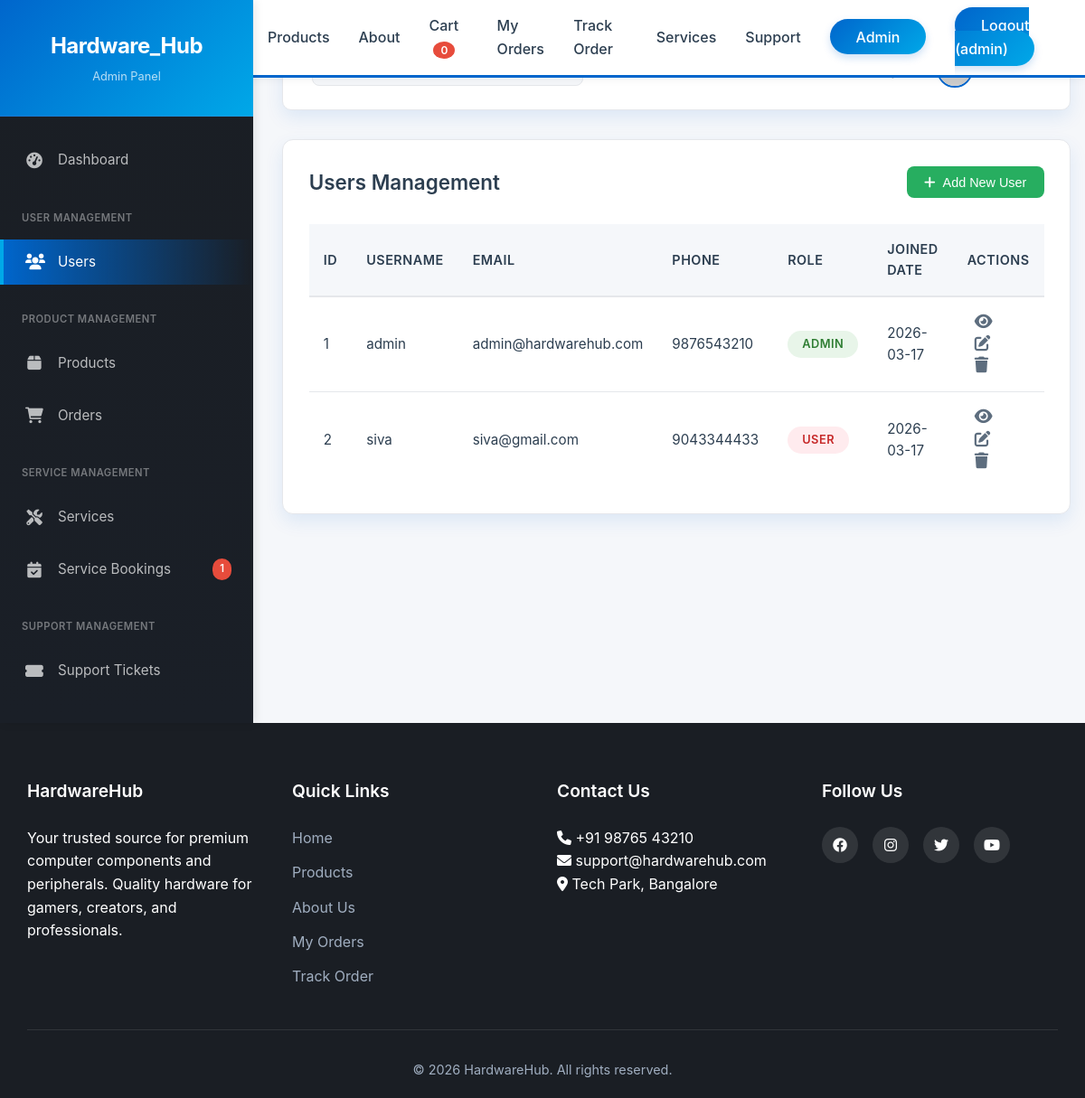
Before: /admin/users (signed in) with the older database file.
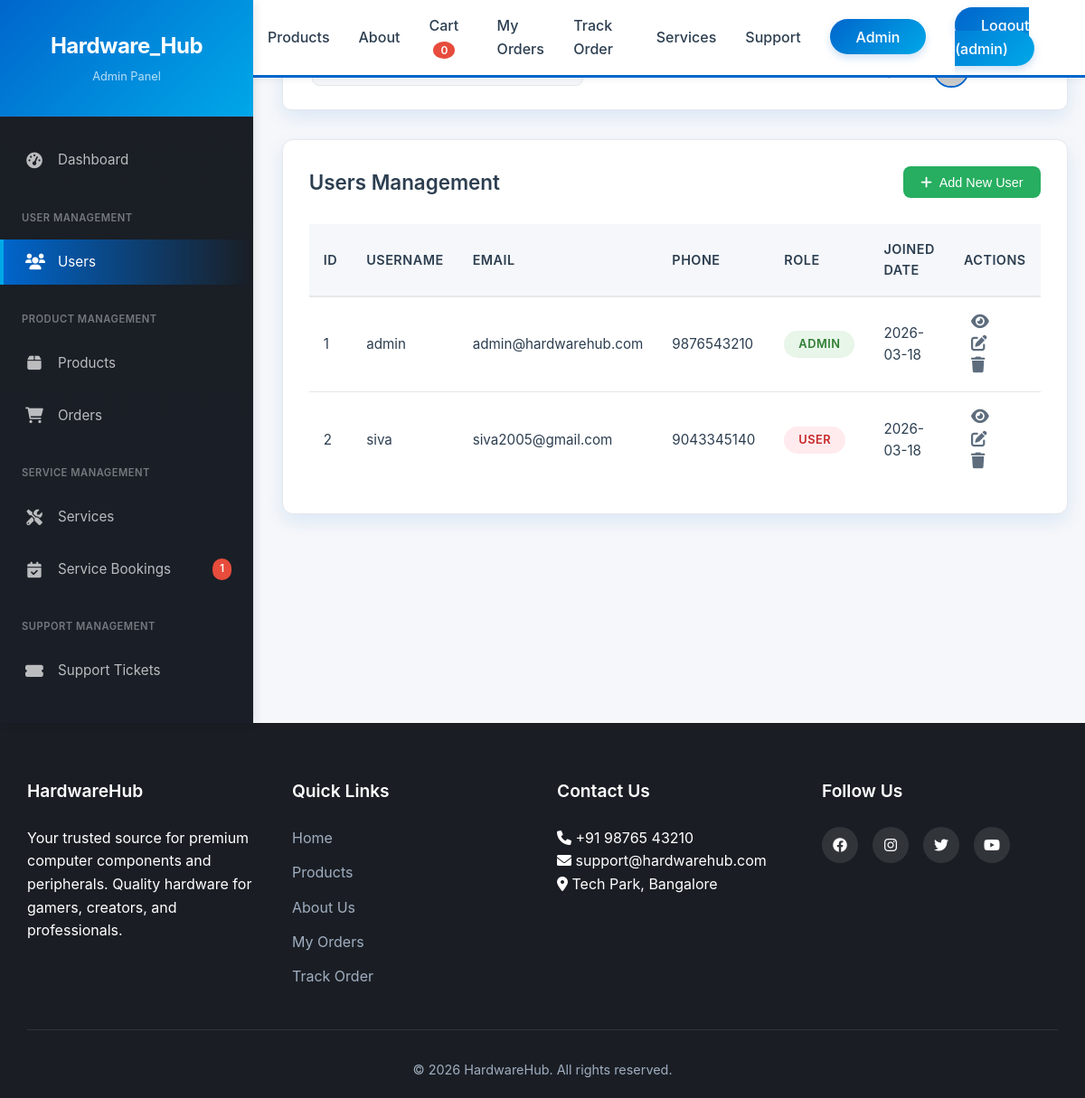
After: the same page with the newer database file.
### app.py (models this page shows, shortened)
class User(UserMixin, db.Model):
    id = db.Column(db.Integer, primary_key=True)
    username = db.Column(db.String(80), unique=True, nullable=False)
    email = db.Column(db.String(120), unique=True, nullable=False)
    password_hash = db.Column(db.String(200), nullable=False)
    phone = db.Column(db.String(15))
    address = db.Column(db.Text)
    is_admin = db.Column(db.Boolean, default=False)
    created_at = db.Column(db.DateTime, default=datetime.utcnow)
    orders = db.relationship('Order', backref='user', lazy=True)
    service_bookings = db.relationship('ServiceBooking', backref='user', lazy=True)
    support_tickets = db.relationship('SupportTicket', backref='user', lazy=True)

### app.py (the view)
@app.route('/admin/users')
@login_required
@admin_required
def admin_users():
    users = User.query.all()
    open_tickets_count = SupportTicket.query.filter_by(status='open').count()
    unread_bookings_count = ServiceBooking.query.filter_by(status='pending').count()
    return render_template('admin/users.html', users=users,
                         open_tickets_count=open_tickets_count,
                         unread_bookings_count=unread_bookings_count)

### app.py (called while the page is built)
def admin_required(f):
    @wraps(f)
    def decorated_function(*args, **kwargs):
        if not current_user.is_authenticated or not current_user.is_admin:
            flash('You need admin privileges to access this page.', 'danger')
            return redirect(url_for('index'))
        return f(*args, **kwargs)
    return decorated_function

@login_manager.user_loader
def load_user(user_id):
    return User.query.get(int(user_id))

### templates/admin/users.html (shortened to what this page needs)
{% extends "base.html" %}
{% block extra_css %}
<link rel="stylesheet" href="{{ url_for('static', filename='css/admin.css') }}">
{% endblock %}
{% block content %}
<div class="admin-container">
    {% include 'admin/sidebar.html' %}
    <main class="admin-main">
        <div class="admin-top-bar">
            <div class="admin-search">
            </div>
            <div class="admin-user">
                <div class="admin-notifications">
                    <span class="notification-badge">3</span>
                </div>
                <div class="admin-profile">
                    <span>{{ current_user.username }}</span>
                </div>
            </div>
        </div>
        <div class="admin-table-container">
            <div class="admin-table-header">
                <h2>Users Management</h2>
                <button class="admin-btn admin-btn-success" onclick="alert('Add user functionality coming soon!')">
                    <i class="fas fa-plus"></i> Add New User
                </button>
            </div>
            <table class="admin-table" id="usersTable">
                <thead>
                    <tr>
                        <th>ID</th>
                        <th>Username</th>
                        <th>Email</th>
                        <th>Phone</th>
                        <th>Role</th>
                        <th>Joined Date</th>
                        <th>Actions</th>
                    </tr>
                </thead>
                <tbody>
                    {% for user in users %}
                    <tr>
                        <td>{{ user.id }}</td>
                        <td>{{ user.username }}</td>
                        <td>{{ user.email }}</td>
                        <td>{{ user.phone or '-' }}</td>
                        <td>
                            {% if user.is_admin %}
                            <span class="status-badge status-active">Admin</span>
                            {% else %}
                            <span class="status-badge status-inactive">User</span>
                            {% endif %}
                        </td>
                        <td>{{ user.created_at.strftime('%Y-%m-%d') }}</td>
                        <td>
                            <i class="fas fa-eye action-icon" title="View"></i>
                            <i class="fas fa-edit action-icon edit" title="Edit"></i>
                            <i class="fas fa-trash action-icon delete" title="Delete"></i>
                        </td>
                    </tr>
                    {% endfor %}
                </tbody>
            </table>
        </div>
    </main>
</div>
{% endblock %}

### templates/base.html (shortened to what the changed rows need)
<!DOCTYPE html>
<html lang="en">
<head>
    <link rel="stylesheet" href="{{ url_for('static', filename='css/style.css') }}">
    {% block extra_css %}{% endblock %}
    <link rel="stylesheet" href="https://cdnjs.cloudflare.com/ajax/libs/font-awesome/6.0.0/css/all.min.css">
    <link rel="stylesheet" href="https://unpkg.com/leaflet@1.9.4/dist/leaflet.css" />
</head>
<body>
    <nav class="navbar">
        <div class="container">
            <div class="nav-content">
                <ul class="nav-links">
                    {% if current_user.is_authenticated %}
                        <li><a href="#" class="logout-btn" id="logoutBtn">Logout ({{ current_user.username }})</a></li>
                    {% else %}
                        <li><a href="{{ url_for('login') }}" class="login-btn" id="loginNavBtn">Login</a></li>
                    {% endif %}
                </ul>
            </div>
        </div>
    </nav>
    {% block content %}{% endblock %}
</body>
</html>

Changed rows visible on the page:
changed User "admin": created_at "2026-03-17" → "2026-03-18"
changed User "siva": email "siva@gmail.com" → "siva2005@gmail.com"; phone "9043344433" → "9043345140"; created_at "2026-03-17" → "2026-03-18"
